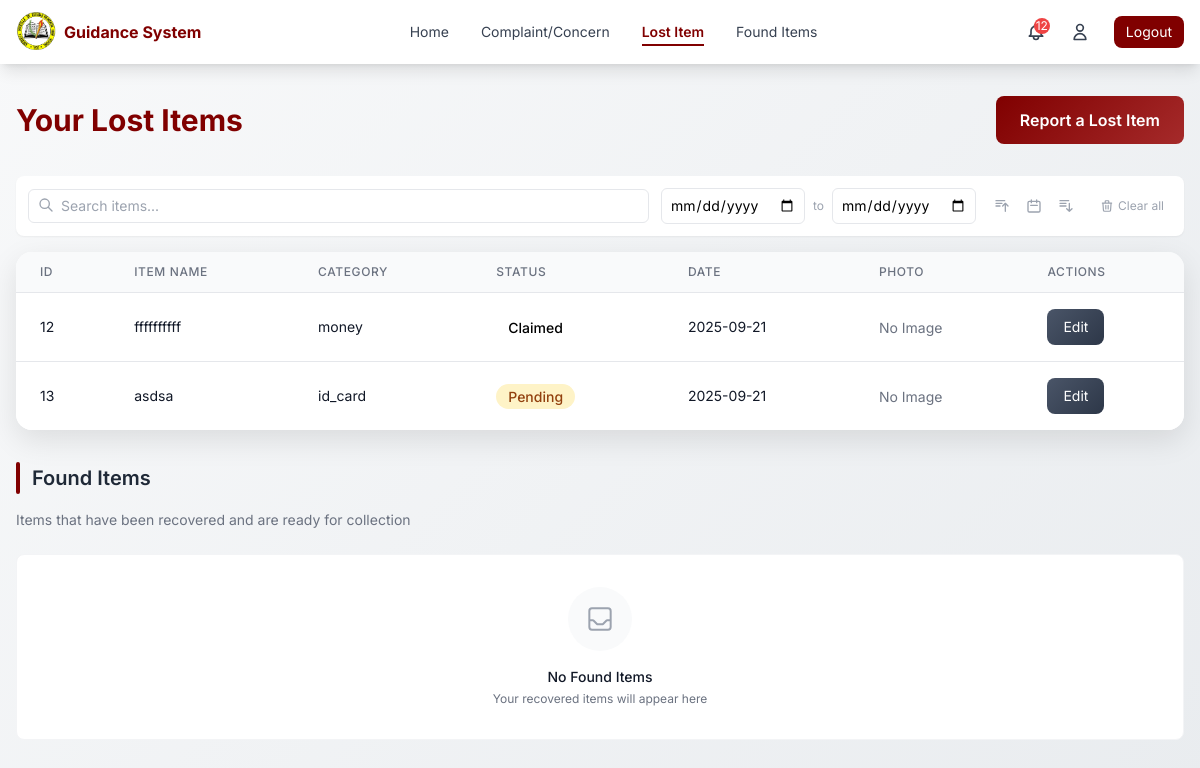
The page /pages/lost_item.php (signed in) on the database its author committed.
### tables this page shows
CREATE TABLE `lost_items` (
  `id` int(11) NOT NULL,
  `student_id` int(45) DEFAULT NULL,
  `item_name` varchar(255) DEFAULT NULL,
  `category` varchar(255) DEFAULT NULL,
  `date_lost` varchar(255) DEFAULT NULL,
  `time_lost` varchar(255) DEFAULT NULL,
  `location` varchar(255) DEFAULT NULL,
  `description` varchar(255) DEFAULT NULL,
  `photo` mediumblob DEFAULT NULL,
  `mime_type` varchar(255) DEFAULT NULL,
  `claimant_photo` mediumblob DEFAULT NULL,
  `claimant_photo_mime_type` varchar(255) DEFAULT NULL,
  `receive_sms` varchar(255) DEFAULT NULL,
  `phone_number` varchar(255) DEFAULT NULL,
  `status` varchar(255) DEFAULT NULL,
  `date` varchar(255) DEFAULT NULL,
  `time` varchar(255) DEFAULT NULL,
  `claimed_at` timestamp NULL DEFAULT NULL,
  `claimed_by_student_id` int(11) DEFAULT NULL,
  `claim_evidence` text DEFAULT NULL
);

### pages/lost_item.php (the view, shortened to what this page needs)
<?php
require_once '../logic/db_connection.php';
$student_id = $_SESSION['student_id'];
$stmt = $pdo->prepare(SQL_LIST_LOST_ITEMS_BY_STUDENT);
$stmt->execute([$student_id]);
$lost_items = $stmt->fetchAll(PDO::FETCH_ASSOC);
$foundItems = [];
try {
    $stmt = $pdo->prepare("
        SELECT * from lost_items where student_id = ? AND status = 'found'
    ");
    $stmt->execute([$student_id]);
    $foundItems = $stmt->fetchAll(PDO::FETCH_ASSOC);
} catch (PDOException $e) {
    error_log("Error fetching found items: " . $e->getMessage());
    $foundItems = [];
}
?>
<!DOCTYPE html>
<html lang="en">
<head>
    <script src="https://cdn.tailwindcss.com"></script>
</head>
<body class="min-h-screen">
    <?php include 'navigation.php'; ?>
    <main class="max-w-7xl mx-auto px-4 py-8">
        <div class="flex justify-between items-center mb-8">
            <h1 class="text-2xl md:text-3xl font-bold text-[#800000]">Your Lost Items</h1>
            <a href="lost-item-form.php" class="btn-primary text-white px-6 py-3 rounded-lg font-semibold">
                Report a Lost Item
            </a>
        </div>
        <div class="bg-white rounded-lg shadow-sm p-3 mb-4">
            <div class="flex flex-wrap items-center gap-3">
                <div class="flex-1 min-w-[180px]">
                    <div class="relative">
                        <input type="text" id="searchInput" placeholder="Search items..."
                               class="w-full pl-8 pr-3 py-1.5 text-sm border border-gray-200 rounded-md focus:outline-none focus:border-[#800000]">
                        <svg class="absolute left-2.5 top-2 h-4 w-4 text-gray-400" fill="none" viewBox="0 0 24 24" stroke="currentColor">
                            <path stroke-linecap="round" stroke-linejoin="round" stroke-width="2" d="M21 21l-6-6m2-5a7 7 0 11-14 0 7 7 0 0114 0z" />
                        </svg>
                    </div>
                </div>
                <div class="flex items-center gap-2">
                    <div class="relative">
                        <input type="date" id="startDate" class="px-2 py-1.5 text-sm border border-gray-200 rounded-md focus:outline-none focus:border-[#800000]">
                    </div>
                    <span class="text-xs text-gray-400">to</span>
                    <div class="relative">
                        <input type="date" id="endDate" class="px-2 py-1.5 text-sm border border-gray-200 rounded-md focus:outline-none focus:border-[#800000]">
                    </div>
                </div>
                <div class="flex items-center gap-1">
                    <button id="sortName" class="p-1.5 text-gray-400 hover:text-[#800000]" title="Sort by name">
                        <svg class="h-4 w-4" fill="none" viewBox="0 0 24 24" stroke="currentColor">
                            <path stroke-linecap="round" stroke-linejoin="round" stroke-width="2" d="M3 4h13M3 8h9m-9 4h6m4 0l4-4m0 0l4 4m-4-4v12" />
                        </svg>
                    </button>
                    <button id="sortDate" class="p-1.5 text-gray-400 hover:text-[#800000]" title="Sort by date">
                        <svg class="h-4 w-4" fill="none" viewBox="0 0 24 24" stroke="currentColor">
                            <path stroke-linecap="round" stroke-linejoin="round" stroke-width="2" d="M8 7V3m8 4V3m-9 8h10M5 21h14a2 2 0 002-2V7a2 2 0 00-2-2H5a2 2 0 00-2 2v12a2 2 0 002 2z" />
                        </svg>
                    </button>
                    <button id="sortStatus" class="p-1.5 text-gray-400 hover:text-[#800000]" title="Sort by status">
                        <svg class="h-4 w-4" fill="none" viewBox="0 0 24 24" stroke="currentColor">
                            <path stroke-linecap="round" stroke-linejoin="round" stroke-width="2" d="M3 4h13M3 8h9m-9 4h9m5-4v12m0 0l-4-4m4 4l4-4" />
                        </svg>
                    </button>
                </div>
                <button id="clearAllFilters" class="flex items-center gap-1 px-2 py-1.5 text-xs text-gray-400 hover:text-[#800000]">
                    <svg class="h-3.5 w-3.5" fill="none" viewBox="0 0 24 24" stroke="currentColor">
                        <path stroke-linecap="round" stroke-linejoin="round" stroke-width="2" d="M19 7l-.867 12.142A2 2 0 0116.138 21H7.862a2 2 0 01-1.995-1.858L5 7m5 4v6m4-6v6m1-10V4a1 1 0 00-1-1h-4a1 1 0 00-1 1v3M4 7h16" />
                    </svg>
                    <span>Clear all</span>
                </button>
            </div>
        </div>
        <div class="table-container relative z-10">
            <div class="overflow-x-auto">
                <table class="min-w-full divide-y divide-gray-200">
                    <thead class="bg-gray-50">
                        <tr>
                            <th scope="col" class="px-6 py-3 text-left text-xs font-medium text-gray-500 uppercase tracking-wider">ID</th>
                            <th scope="col" class="px-6 py-3 text-left text-xs font-medium text-gray-500 uppercase tracking-wider">Item Name</th>
                            <th scope="col" class="px-6 py-3 text-left text-xs font-medium text-gray-500 uppercase tracking-wider">Category</th>
                            <th scope="col" class="px-6 py-3 text-left text-xs font-medium text-gray-500 uppercase tracking-wider">Status</th>
                            <th scope="col" class="px-6 py-3 text-left text-xs font-medium text-gray-500 uppercase tracking-wider">Date</th>
                            <th scope="col" class="px-6 py-3 text-left text-xs font-medium text-gray-500 uppercase tracking-wider">Photo</th>
                            <th scope="col" class="px-6 py-3 text-left text-xs font-medium text-gray-500 uppercase tracking-wider">Actions</th>
                        </tr>
                    </thead>
                    <tbody class="bg-white divide-y divide-gray-200" id="lostItemsTableBody">
                        <?php if (!empty($lost_items)): ?>
                            <?php foreach ($lost_items as $item): ?>
                                <tr class="hover:bg-gray-50">
                                    <td class="px-6 py-4 whitespace-nowrap text-sm text-gray-900"><?php echo $item['id']; ?></td>
                                    <td class="px-6 py-4 whitespace-nowrap text-sm text-gray-900"><?php echo $item['item_name']; ?></td>
                                    <td class="px-6 py-4 whitespace-nowrap text-sm text-gray-900"><?php echo $item['category']; ?></td>
                                    <td class="px-6 py-4 whitespace-nowrap">
                                        <span class="status-badge status-<?php echo strtolower($item['status']); ?>">
                                            <?php echo ucfirst($item['status']); ?>
                                        </span>
                                    </td>
                                    <td class="px-6 py-4 whitespace-nowrap text-sm text-gray-900"><?php echo $item['date']; ?></td>
                                    <td class="px-6 py-4 whitespace-nowrap">
                                        <?php if (!empty($item['photo']) && !empty($item['mime_type'])): ?>
                                            <img
                                                 alt="Item Photo"
                                                 class="w-16 h-16 object-cover rounded-lg shadow-sm" />
                                        <?php else: ?>
                                            <span class="text-sm text-gray-500">No Image</span>
                                        <?php endif; ?>
                                    </td>
                                    <td class="px-6 py-4 whitespace-nowrap text-sm">
                                        <form action="lost-item-form.php" method="POST" class="inline">
                                            <button type="submit" class="btn-secondary text-white px-4 py-2 rounded-lg text-sm">
                                                Edit
                                            </button>
                                        </form>
                                    </td>
                                </tr>
                            <?php endforeach; ?>
                        <?php endif; ?>
                    </tbody>
                </table>
            </div>
        </div>
        <div class="mt-8">
            <div class="flex items-center gap-3 mb-4">
                <div class="h-8 w-1 bg-[#800000] rounded-full"></div>
                <h2 class="text-xl font-semibold text-gray-800">Found Items</h2>
            </div>
            <p class="text-sm text-gray-500 mb-6">Items that have been recovered and are ready for collection</p>
        </div>
        <?php if (empty($foundItems)): ?>
            <div class="bg-white rounded-lg p-8 text-center border border-gray-100">
                <div class="w-16 h-16 mx-auto mb-4 rounded-full bg-gray-50 flex items-center justify-center">
                </div>
                <h3 class="text-sm font-medium text-gray-900 mb-1">No Found Items</h3>
                <p class="text-xs text-gray-500">Your recovered items will appear here</p>
            </div>
        <?php endif; ?>
    </main>
</body>
</html>

### pages/lost_item.php (style rules this page uses)
body { font-family: 'Inter', sans-serif; background: linear-gradient(135deg, #f8f9fa 0%, #e9ecef 100%); }
.table-container { background: linear-gradient(145deg, #ffffff 0%, #f8f9fa 100%); box-shadow: 0 10px 30px rgba(0, 0, 0, 0.1); border-radius: 1rem; overflow: hidden; }
.btn-primary { background: linear-gradient(135deg, #800000 0%, #a52a2a 100%); transition: all 0.3s ease; }
.btn-secondary { background: linear-gradient(135deg, #4a5568 0%, #2d3748 100%); transition: all 0.3s ease; }
.status-badge { padding: 0.25rem 0.75rem; border-radius: 9999px; font-size: 0.875rem; font-weight: 500; }
.status-pending { background-color: #fef3c7; color: #92400e; }

### rows shown on the page
lost_items: id "12", item_name "ffffffffff", category "money", status "Claimed", date "2025-09-21", shows "No Image"
lost_items: id "13", item_name "asdsa", category "id_card", status "Pending", date "2025-09-21", shows "No Image"

### other values the page prints
$unread_count "12"
